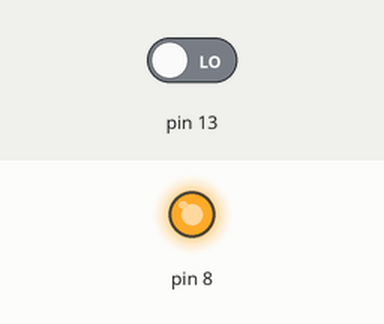
The sketch below on a simulated Arduino Uno, built with avr-gcc and run on an emulated ATmega328P. Shown: output pins drawn as LEDs (lit = HIGH). Inputs (shaded band) come from the test bench; at power-on: pin 13 LOW. What the sketch prints to the serial monitor is not drawn.

Above: at 2.0 s.
Timing chart, 0 to 5.3 s (numbered marks = the images above):
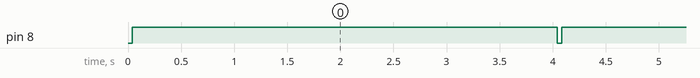

Measured:
- by itself, pin 8: alternates HIGH for 4.0 s and LOW for 0.04 s

The sketch:

wirelessNotifier.ino
```cpp
#define SIREN_TIME 4 //make siren/bell/strobe last for 4 seconds.


void setup() {
  // put your setup code here, to run once:
  pinMode(13,INPUT);
  pinMode(8,OUTPUT);
  digitalWrite(8,LOW);
  Serial.begin(9600);
}

void loop() {

  int count = 0;
  int state = digitalRead(13);

  while(state == digitalRead(13)){ //we read two bits being the same
    delayMicroseconds(100);        //quanitization; let's just sample every 0.1 millisconds
    count++;                      //increment the number of successive bits we've got.

    if(count > 400){              //if we've got more than 400 bits of the same value then it's our blasted signal

		/*
		* Here is where we would actively try to decode the signal if it was an intelligent signal
		* for instance, we could count the number of bits, or shift in the bits to make for a byte of data
		* There's possibly even libraries for that, but for our purposes, we're just blasting the airwaves with
		* data.
		*/
      Serial.print(count,DEC);    //print output to serial if needed
      Serial.println();
      digitalWrite(8,HIGH);       //turn on the siren
      delay(SIREN_TIME * 1000);   //wait SIREN_TIME amount of  seconds
      digitalWrite(8,LOW);        //turn siren off again
	  break; 					  //break from loop and restart
    }
  }
}
```
